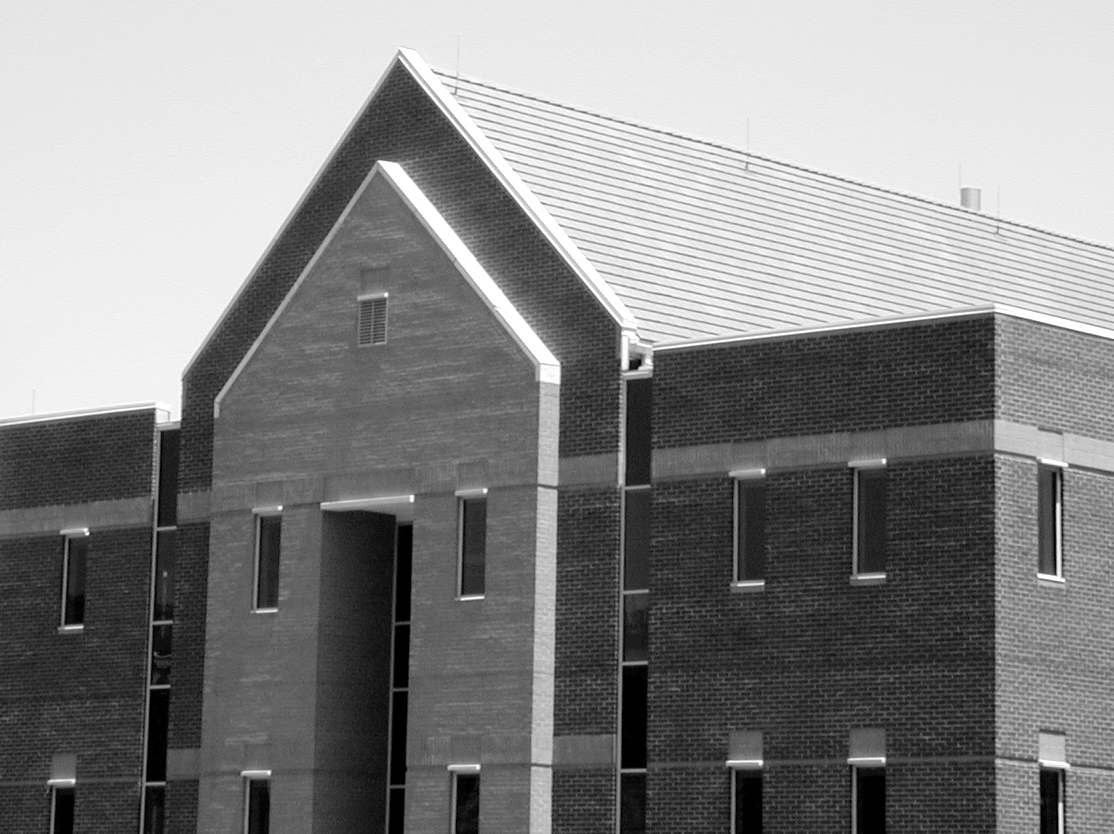
#> input picture 1(2).tif, 1114 x 834 px
$ jupyter execute Assignment7.ipynb   (older library calls are emulated)
#> lines starting #> are read from the running program, lines starting #| are printed output that depends on the picture
# Assignment 7 :

### For image1 use Sobel operators to find the horizontal and vertical edges in the image. Repeat the steps, but with the original image smoothed using a 5 × 5 averaging kernel prior to edge detection. Show the results and write your observations.

### Use Canny edge detector on image1. Use different thresholds and analyze your results.

# 1- Import Libraries

[cell 1]
import numpy as np # numpy
import matplotlib.pyplot as plt # matplotlib
import cv2 # opencv

# 2- Read the img and turn it into grayscale

[cell 2]
img = cv2.imread('1(2).tif') # read image
#> img is the input picture: shape (834, 1114, 3); min 0, max 255, mean 133.3
gray = cv2.cvtColor(img, cv2.COLOR_BGR2GRAY) # BGR ==> GRAY

# 3- Function to display image

[cell 3]
def show_image(img):
    """
    This Method to disply image in 10*10 scale
    """
    fig = plt.figure(figsize=(10,10))
    ax  = fig.add_subplot(1,1,1, xticks=[], yticks=[])
    ax.imshow(img, cmap='gray')

# 4- Display the image and image shape

[cell 4]
show_image(img)

[cell 5]
img.shape
#> Out = (834, 1114, 3)

[cell 6]
gray.shape
#> Out = (834, 1114)

[cell 7]
img.size
#> Out = 2787228

[cell 8]
gray.size
#> Out = 929076

# We notice the reducing in image size between the 3 channels image and one channel image

# 5- Sobel edge detection without Blur

[cell 9]
sobelX = cv2.Sobel(src=gray, ddepth=cv2.CV_64F, dx=1, dy=0, ksize=5)  # X edge detection

sobelY = cv2.Sobel(src=gray, ddepth=cv2.CV_64F, dx=0, dy=1, ksize=5)  # Y edge detection

[cell 10]
show_image(sobelX)

[cell 11]
show_image(sobelY)

[cell 12]
sobel = sobelX +sobelY # combine them togather
show_image(sobel)

# 6- Sobel edge detection with Blur

[cell 13]
blur = cv2.blur(gray, (5,5))

[cell 14]
show_image(blur)

[cell 15]
sobelX = cv2.Sobel(src=blur, ddepth=cv2.CV_64F, dx=1, dy=0, ksize=5)  # X edge detection

sobelY = cv2.Sobel(src=blur, ddepth=cv2.CV_64F, dx=0, dy=1, ksize=5)  # Y edge detection

[cell 16]
show_image(sobelX)

[cell 17]
show_image(sobelY)

[cell 18]
sobel = sobelX +sobelY # combine them togather
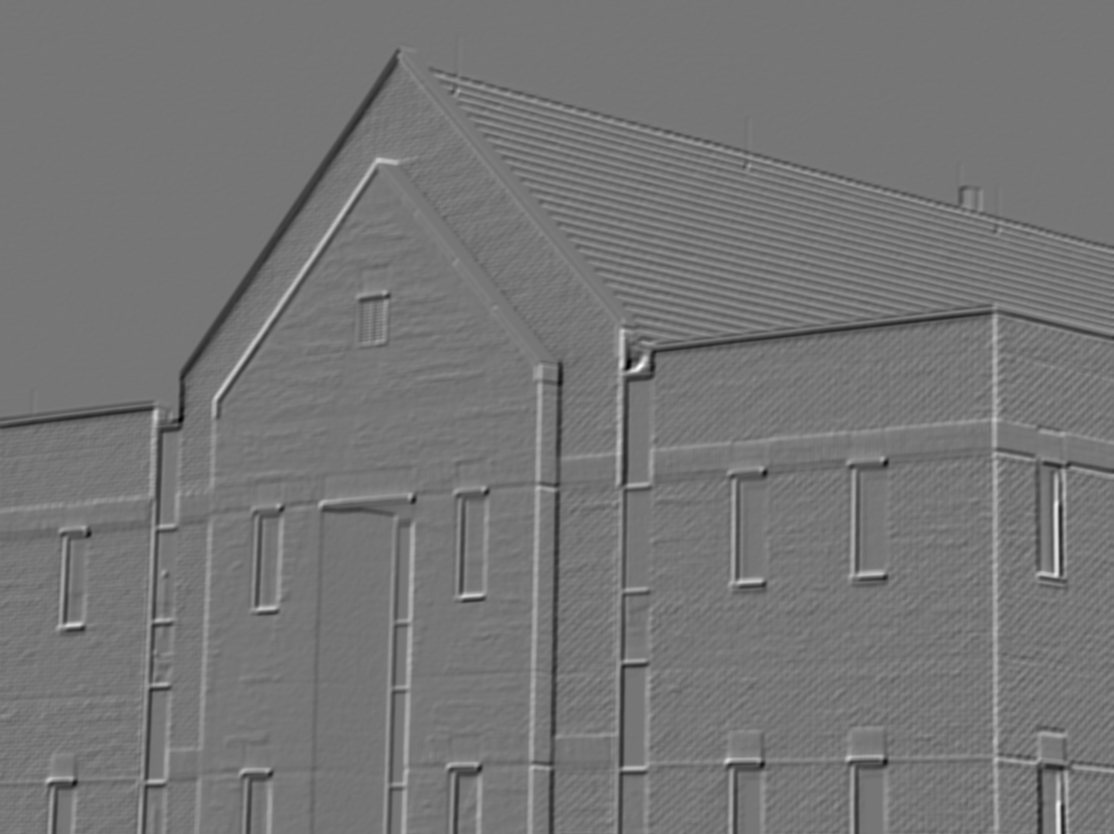
#> sobel: shape (834, 1114) float64; min -6000, max 6918, mean -22.5; drawn with min black and max white
show_image(sobel)

# 7- Write the observation of previous two experiment

# What I notice that the image become less sharp and it is ignore small details and focus on the shape of building in general

# 8- Canny edge detection without Blur

[cell 19]
min_threshs = [75,100, 128, 150, 175, 200] #list of min threshs
max_threshs = [200, 210,220,230,240,250]#list of max threshs

[cell 20]
for i in range(len(min_threshs)):
    Canny = cv2.Canny(gray, min_threshs[i],max_threshs[i])
    show_image(Canny)
#> this loop made 6 passes
#> pass 1, `Canny = cv2.Canny(gray, min_threshs[i],max_threshs[i])`:
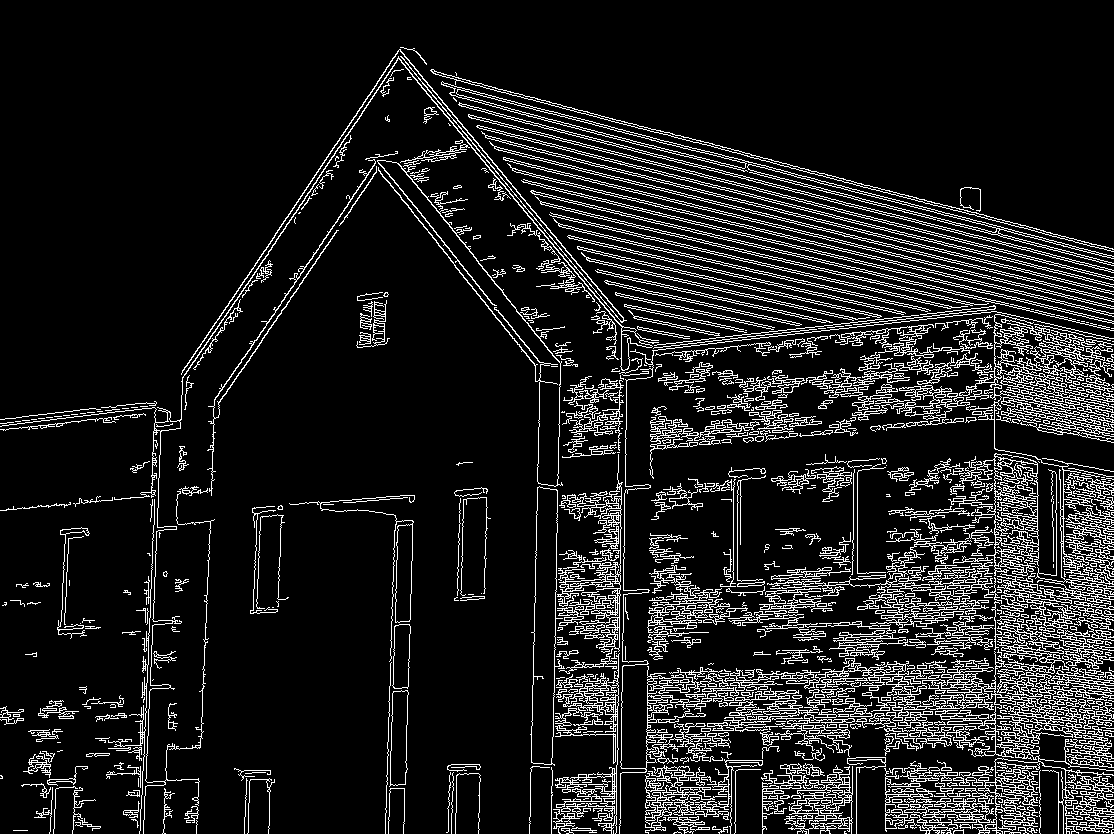
#> Canny: shape (834, 1114); 11.8% white in thin lines or dots
#> after the loop:
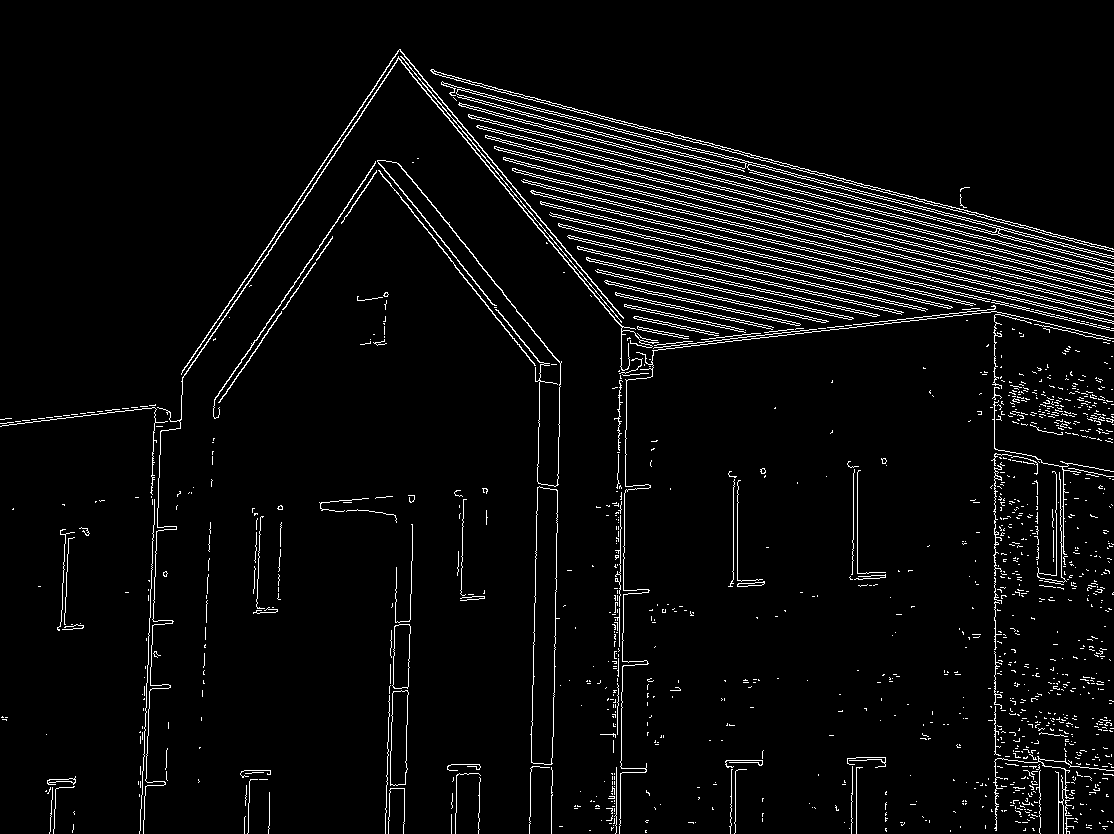
#> Canny: shape (834, 1114); 4.5% white in thin lines or dots

# 9- Canny edge detection with Blur

[cell 21]
for i in range(len(min_threshs)):
    Canny = cv2.Canny(blur, min_threshs[i],max_threshs[i])
    show_image(Canny)
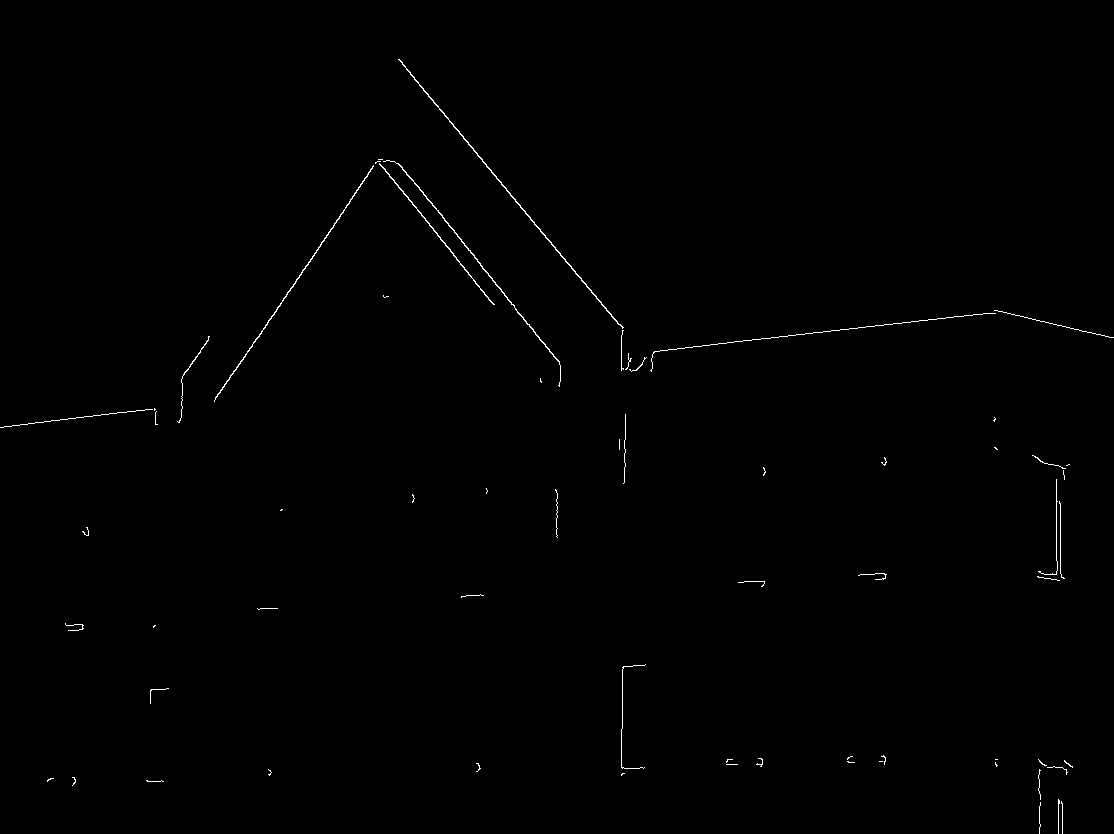
#> Canny: shape (834, 1114); 0.39% white in thin lines or dots
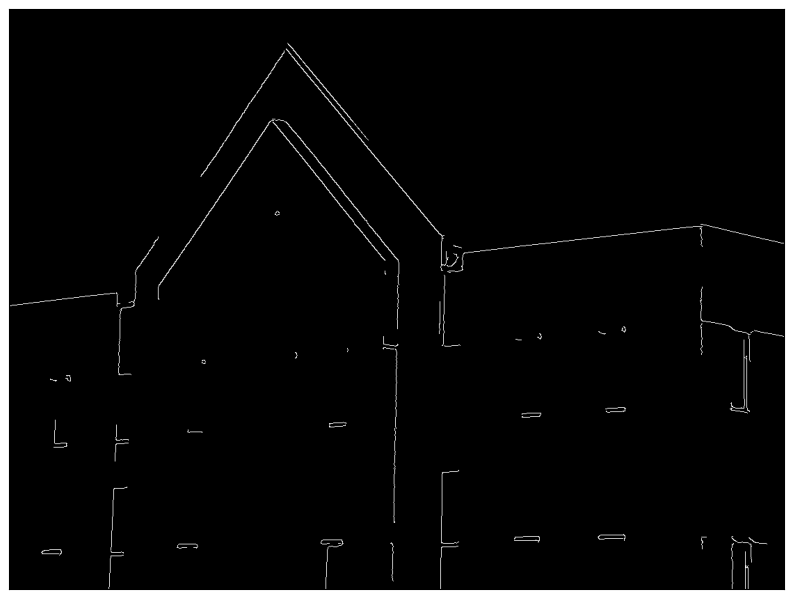
#> figure drawn by matplotlib, 1 panel
